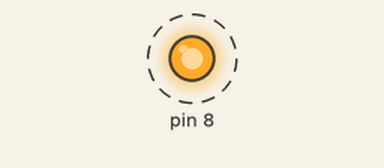
Recording of a program running on a simulated Raspberry Pi (header pin numbers). Parts: output pins drawn as LEDs (lit = HIGH). Dashed ring = blinking. What the program prints to the terminal is not drawn.

Above: at 0.5 s.
Timing chart, 0 to 4.6 s (numbered marks = the images above):
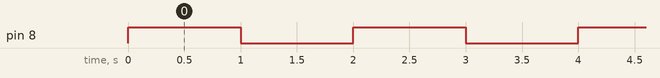

Measured:
- by itself, pin 8: alternates HIGH for 1.0 s and LOW for 1.0 s

The program:

blink_old.py
```python
#!/bin/python3
import RPi.GPIO as GPIO
import time

def setup():
    GPIO.setmode(GPIO.BOARD)
    GPIO.setup(8,GPIO.OUT)
    print("OK")

def blink():
    while True:
        GPIO.output(8,GPIO.HIGH)
        time.sleep(1)
        GPIO.output(8,GPIO.LOW)
        time.sleep(1)

if __name__=="__main__":
    setup()
    blink()
```
